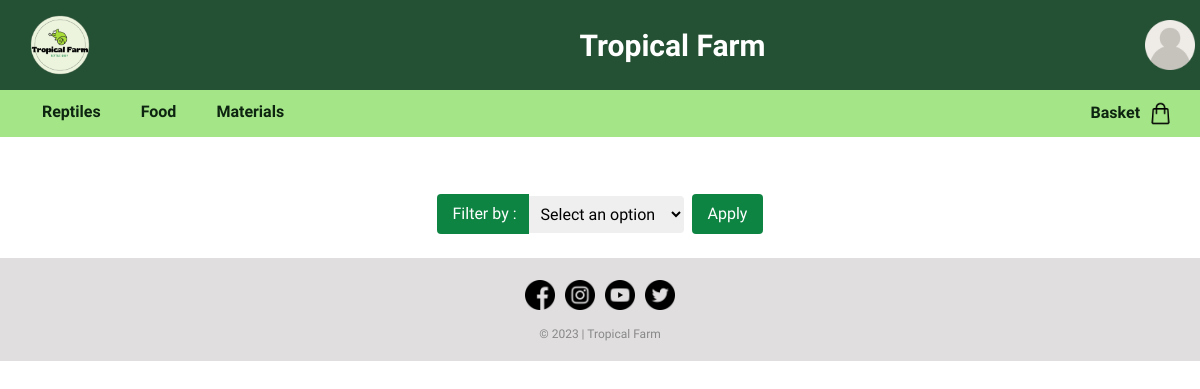
/livingfood.php, run on an earlier commit of the app's database.
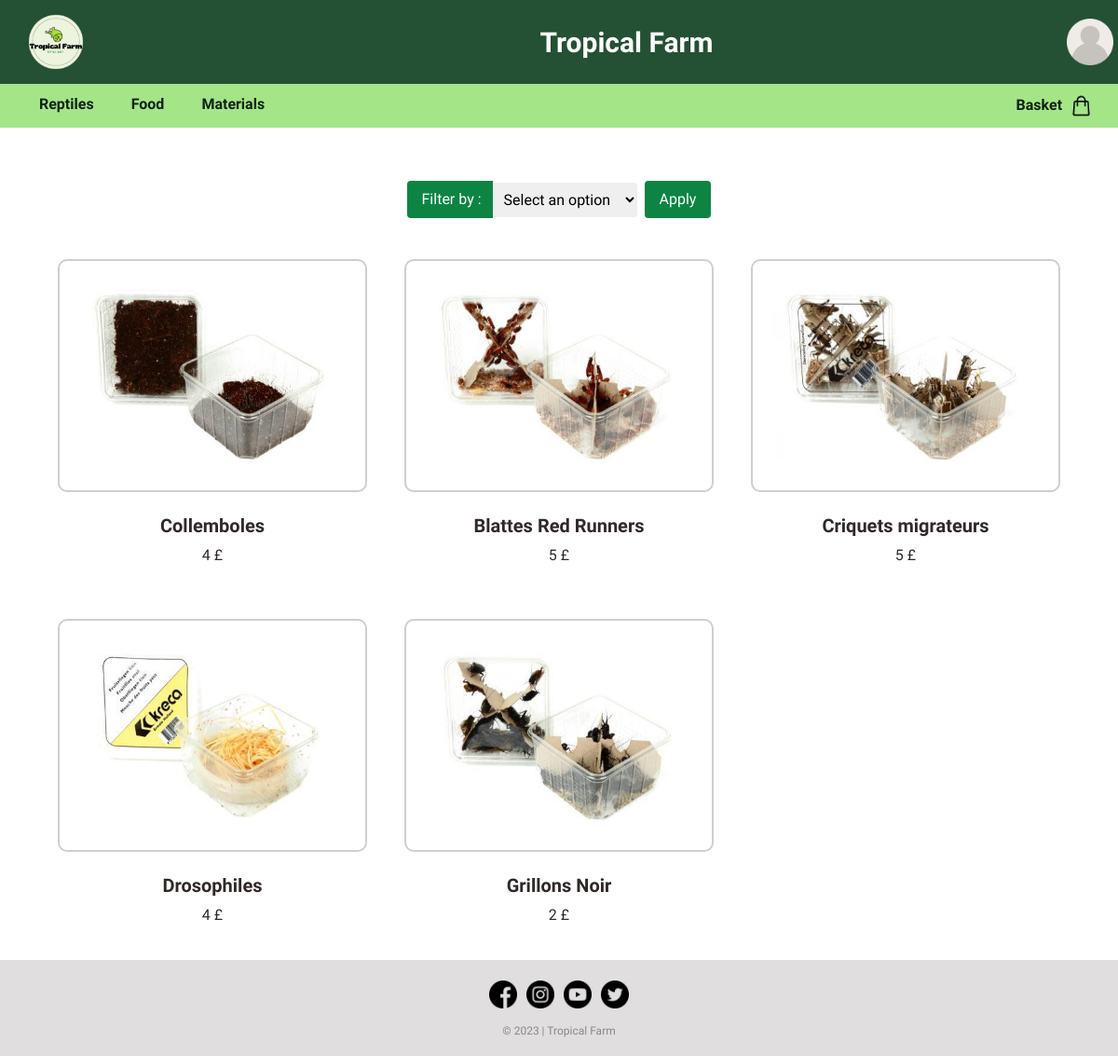
And on a later commit of the database.
### tables this page shows
CREATE TABLE IF NOT EXISTS `item` (
  `iditem` int NOT NULL AUTO_INCREMENT,
  `name` varchar(50) NOT NULL,
  `category` varchar(50) NOT NULL,
  `second_category` varchar(50) NOT NULL,
  `description` varchar(1000) NOT NULL,
  `photo` varchar(50) NOT NULL,
  `price` int NOT NULL,
  `stock` varchar(50) NOT NULL,
  `sell` varchar(50) DEFAULT NULL,
  `auction` varchar(50) DEFAULT NULL,
  `trade` varchar(50) DEFAULT NULL,
  PRIMARY KEY (`iditem`)
);

### livingfood.php (the view, shortened to what this page needs)
<!DOCTYPE html>
<html>
<head>
<link href="https://cdn.jsdelivr.net/npm/bootstrap@5.3.0/dist/css/bootstrap.min.css" rel="stylesheet">
<link href="style.css" rel="stylesheet" type="text/css"/>
</head>
<body>
  <div class="headnav">
<?php
if(!isset($_SESSION["photo"])){
  $imageURL = "image/user.png";
}
else{
$imageURL = "image/" . $_SESSION["photo"];
}
?>
      <?php if(isset($_SESSION["role"])){ echo '<header style="background-color: ' . $_SESSION["background"] . ';">'; }
            else{echo '<header>';}?>
            <div class="logo">
              <img src="image\logo.png" alt="Logo">
            </div>
            <div class="titre"><a href="http://localhost:80/Tropical-Farm/index.php" class="titre">Tropical Farm</a></div>
            <div class="dropdown">
              <a href="http://localhost:80/Tropical-Farm/login.php" class="dropdown-btn"><img src="<?php echo $imageURL; ?>" width="50px" height="50px"></a>
            </div>
          </header>
    <nav>
      <ul class="categories">
        <li>
          <a href="#">Reptiles</a>
        </li>
        <li>
          <a href="#">Food</a>
        </li>
        <li>
          <a href="#">Materials</a>
        </li>
      </ul>
      <div class="panier">
        <a href="http://localhost:80/Tropical-Farm/basket.php"><b>Basket &nbsp</b><img src="image/shopping-bag.png"></a>
      </div>
    </nav>
    </div>
  <br><br><br><br><br><br>
<form class="formfiltre" method="GET">
  <label for="filter">&nbsp;Filter by :</label>
  <select name="filter" id="filter">
    <option class="optionfiltre" value="null">Select an option</option>
  </select>
  <input class="filtre" type="submit" value="Apply">
</form>
<br>
<div class="container">
<?php
$serveur = "localhost";
$utilisateur = "root";
$motDePasse = "";
$baseDeDonnees = "tropicalfarm";
$connexion = mysqli_connect($serveur, $utilisateur, $motDePasse, $baseDeDonnees);
$condition1 = "category = 'food'";
$condition2 = "second_category = 'living_food'";
if (isset($_GET['filter'])) {
  $filter = $_GET['filter'];
if($filter == 'asc'){
  $query = "SELECT * FROM item WHERE $condition1 and $condition2 ORDER BY price ASC";
  $resultat = mysqli_query($connexion, $query);
}
elseif($filter == 'desc'){
  $query = "SELECT * FROM item WHERE $condition1 and $condition2 ORDER BY price DESC";
  $resultat = mysqli_query($connexion, $query);
}
}
else{
  $query = "SELECT * FROM item WHERE $condition1 and $condition2";
  $resultat = mysqli_query($connexion, $query);
}
while ($row = mysqli_fetch_assoc($resultat)) {
  $iditem = $row['iditem'];
  echo '<div class="item">';
  echo "<a href='http://localhost:80/Tropical-Farm/item.php?iditem=$iditem'><img src= image/". $row['photo'] ." alt='Image' /><br></a>";
  echo "<center><h5><b>" . $row['name'] . "</b></h5>";
  echo "<p>" .$row['price'] . "  £</p></center>";
  echo "</div>";
}
?>
</div>
<footer>
  <div class="footer-section">
    <a href="https://www.facebook.com/pages/category/supermarket/Tesco-Superstore-440818089460778/" target="_blank"><img src="image/facebook (1).png"></a>
    <a href="https://www.instagram.com/tescofood/?hl=fr" target="_blank"><img src="image/instagram (2).png"></a>
    <a href="https://www.youtube.com/tesco" target="_blank"><img src="image/youtube.png"></a>
    <a href="https://twitter (1).com/Tesco" target="_blank"><img src="image/twitter (1).png"></a>
</div>
  <div class="footer-bottom">
    <p>&copy; 2023 | Tropical Farm</p>
  </div>
</footer>
</body>
</html>

What changed in the data, as far as the page shows it:
added item: photo (picture), name "Collemboles", price "4"
added item: photo (picture), name "Blattes Red Runners", price "5"
added item: photo (picture), name "Criquets migrateurs", price "5"
added item: photo (picture), name "Drosophiles", price "4"
added item: photo (picture), name "Grillons Noir", price "2"
